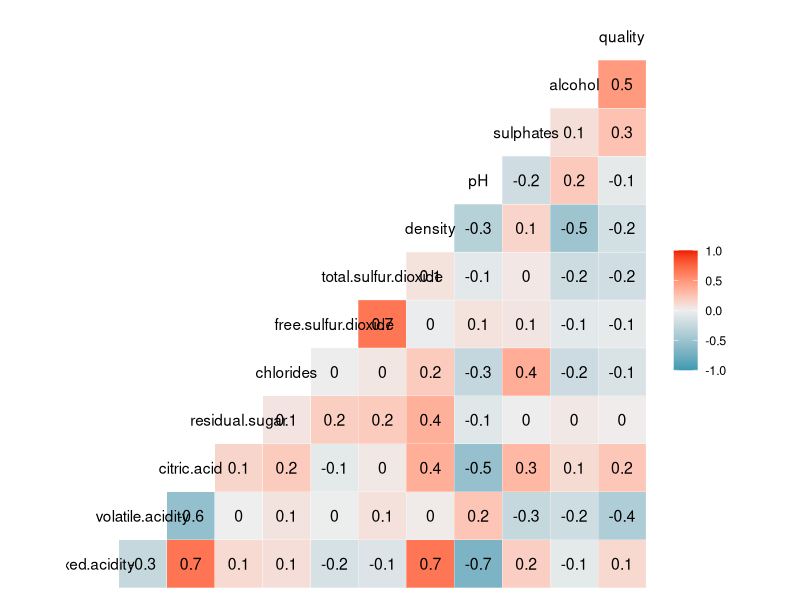
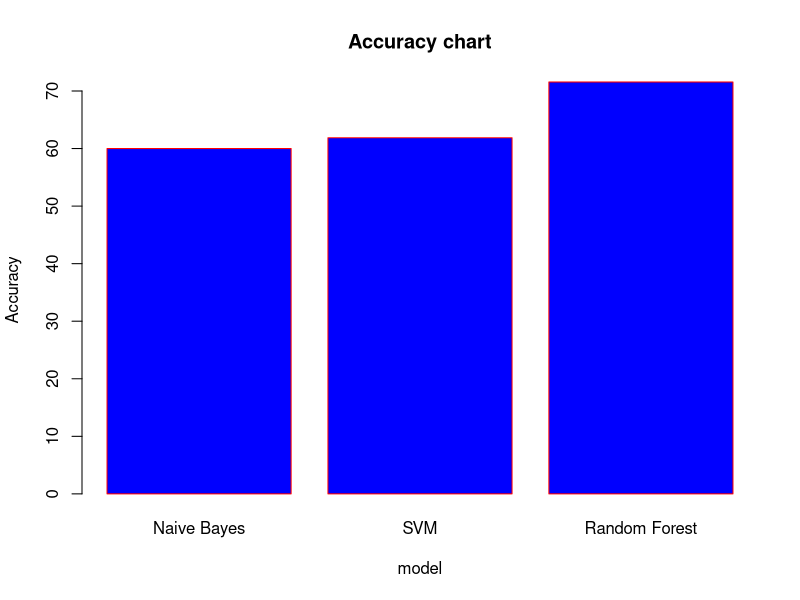

The R script that drew these images, in order:
wine<-read.csv("Wine Quality.csv")
set.seed(123)
library(caret)
library(randomForest)
library(dplyr)
library(GGally)
library(e1071)

wine<-wine[ ,-c(1)]
str(wine)
q<-ggcorr(wine, label = T)
print(q)
wine<-wine[ ,-c(1,6)]
wine$quality<-as.factor(wine$quality)

set.seed(123)


train <- sample(nrow(wine), 0.8 * nrow(wine))
train_data <- wine[train, ]
test_data <- wine[-train, ]

#Random Forest 
model <- randomForest(as.factor(quality) ~ ., data = train_data, ntree = 1000)

predictions <- predict(model, test_data)

conf_matrix <- table(test_data$quality, predictions)
print(conf_matrix)


accuracy_rf <- sum(diag(conf_matrix)) / sum(conf_matrix)
# cat("\nAccuracy of Random Forest:", accuracy_rf, "\n")

# Naive Bayes
model_nb <- naiveBayes(quality ~ ., data = train_data)

nb_predictions <- predict(model_nb, newdata = test_data)
confusion_matrix <- table(test_data$quality, nb_predictions)
print(confusion_matrix)

accuracy_nb <- sum(diag(confusion_matrix)) / sum(confusion_matrix)
# cat("\nAccuracy of Naive Bayes:", accuracy_nb, "\n")

#SVM
svm_model <- svm(quality ~ ., data = train_data, kernel = "linear", cost = 10)

svm_pred <- predict(svm_model, newdata = test_data)

svm_cm <- table(svm_pred, test_data$quality)
print(svm_cm)
accuracy_svm <- sum(diag(svm_cm)) / sum(svm_cm)
# cat("\nAccuracy of SVM: ",accuracy_svm)

H <- c(accuracy_nb*100,accuracy_svm*100,accuracy_rf*100)
M <- c("Naive Bayes","SVM","Random Forest")
barplot(H,names.arg=M,xlab="model",ylab="Accuracy",col="blue", main="Accuracy chart",border="red")

rf_metrics <- caret::confusionMatrix(predictions, test_data$quality)
print(rf_metrics)

nb_metrics <- caret::confusionMatrix(nb_predictions, test_data$quality)
print(nb_metrics)

svm_metrics <- caret::confusionMatrix(svm_pred, test_data$quality)
print(svm_metrics)
